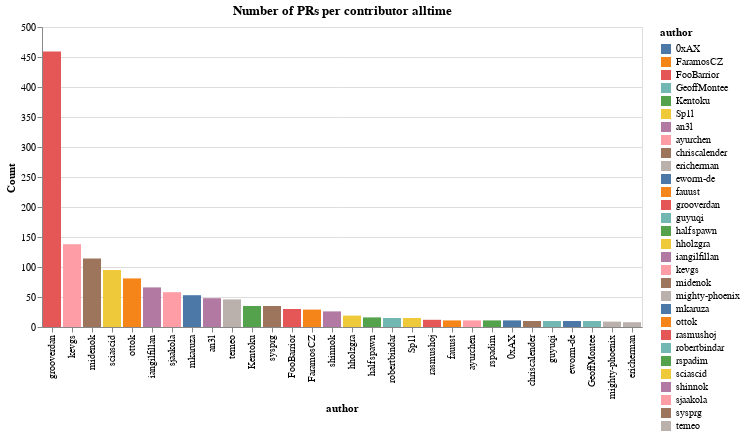

Here is the notebook cell this chart was saved with:
### Markdown cell above
# **Top 30 PR authors alltime**

### Code cell
prs = pd.read_csv('./data/alltime_github.csv')
prs_count = prs.groupby('author').apply(count).sort_values(by=['Count'], ascending=False).head(30)

alt.Chart(data=prs_count, title=f'Number of PRs per contributor alltime').mark_bar().encode(
    x=alt.X('author', sort='-y'),
    y='Count',
    color='author')
